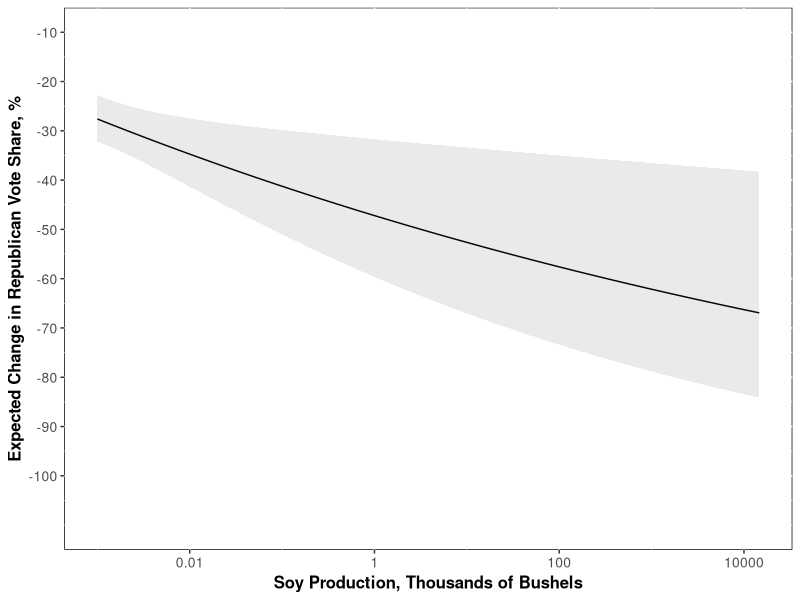

Here is the R script that generated this plot:
## ---- chunk 1
knitr::opts_chunk$set(echo = TRUE,message = FALSE,warning = FALSE,fig.cap = "...")
## ---- chunk 2
rm(list=ls())
trumpilot<-read.csv("soydata.csv", header=TRUE)
## Generate measure of vote shift
trumpilot$votech <- with(trumpilot, log(as.numeric(Rep18)*as.numeric(Dem16)/(as.numeric(Rep16)*as.numeric(Dem18))))
trumpilot<-subset(trumpilot, is.finite(votech)) #Do we want to throw out all cases in which a major party candidate ran unopposed by the other major party candidate?

## Generate state variable for state fixed effects
trumpilot$statefips <- as.factor(floor(trumpilot$FIPS/1000))
trumpilot$soyval<-with(trumpilot, 100*sales_USD/(GDP2012*1000))
trumpilot$soyval[is.na(trumpilot$soyval)]<-0


## ---- chunk 3

## All counties, predicted using soybeans production in bushels:
summary(lm(data = trumpilot, votech ~ prod_bush))
summary(lm(data = trumpilot, votech ~ log(1 + prod_bush))) 
summary(lm(data = trumpilot, votech ~ statefips + prod_bush))
summary(lm(data = trumpilot, votech ~ statefips + log(1 + prod_bush)))

## All counties, predicted using soybeans sales, USD:
summary(lm(data = trumpilot, votech ~ sales_USD))
summary(lm(data = trumpilot, votech ~ log(1 + sales_USD)))
summary(lm(data = trumpilot, votech ~ statefips + sales_USD))
summary(lm(data = trumpilot, votech ~ statefips + log(1 + sales_USD)))

## All counties, predicted using soybeans area, acres:
summary(lm(data = trumpilot, votech ~ soyarea))
summary(lm(data = trumpilot, votech ~ log(1 + soyarea)))
summary(lm(data = trumpilot, votech ~ statefips + soyarea))
summary(lm(data = trumpilot, votech ~ statefips + log(1 + soyarea)))


## All counties, predicted using percent of county GDP from soybeans
summary(lm(data = trumpilot, votech ~ soyval))
summary(lm(data = trumpilot, votech ~ log(1 + soyval)))
summary(lm(data = trumpilot, votech ~ statefips + soyval))
summary(lm(data = trumpilot, votech ~ statefips + log(1 + soyval)))

## Counties not split between House districts, predicted using soybeans production in bushels:
summary(lm(data = subset(trumpilot, is.finite(votech) & Splitflag == 0), votech ~ prod_bush))
summary(lm(data = subset(trumpilot, is.finite(votech) & Splitflag == 0), votech ~ log(1 + prod_bush)))
summary(lm(data = subset(trumpilot, is.finite(votech) & Splitflag == 0), votech ~ statefips + prod_bush))
summary(lm(data = subset(trumpilot, is.finite(votech) & Splitflag == 0), votech ~ statefips + log(1 + prod_bush)))

## Counties not split between House districts, predicted using soybeans sales, USD:
summary(lm(data = subset(trumpilot, is.finite(votech) & Splitflag == 0), votech ~ sales_USD))
summary(lm(data = subset(trumpilot, is.finite(votech) & Splitflag == 0), votech ~ log(1 + sales_USD)))
summary(lm(data = subset(trumpilot, is.finite(votech) & Splitflag == 0), votech ~ statefips + sales_USD))
summary(lm(data = subset(trumpilot, is.finite(votech) & Splitflag == 0), votech ~ statefips + log(1 + sales_USD)))

## Counties not split between House districts, predicted using soybeans area, acres:
summary(lm(data = subset(trumpilot, is.finite(votech) & Splitflag == 0), votech ~ sales_USD))
summary(lm(data = subset(trumpilot, is.finite(votech) & Splitflag == 0), votech ~ log(1 + sales_USD)))
summary(lm(data = subset(trumpilot, is.finite(votech) & Splitflag == 0), votech ~ statefips + sales_USD))
summary(lm(data = subset(trumpilot, is.finite(votech) & Splitflag == 0), votech ~ statefips + log(1 + sales_USD)))


## Counties not split between House districts, predicted using percent of county GDP from soybeans
summary(lm(data = subset(trumpilot, is.finite(votech) & Splitflag == 0), votech ~ soyval))
summary(lm(data = subset(trumpilot, is.finite(votech) & Splitflag == 0), votech ~ log(1 + soyval)))
summary(lm(data = subset(trumpilot, is.finite(votech) & Splitflag == 0), votech ~ statefips + soyval))
summary(lm(data = subset(trumpilot, is.finite(votech) & Splitflag == 0), votech ~ statefips + log(1 + soyval)))

## Counties not split between House districts, predicted using percent of county area used for soybean planting
summary(lm(data = subset(trumpilot, is.finite(votech) & Splitflag == 0), votech ~ soyarea))
summary(lm(data = subset(trumpilot, is.finite(votech) & Splitflag == 0), votech ~ log(1 + soyarea)))
summary(lm(data = subset(trumpilot, is.finite(votech) & Splitflag == 0), votech ~ statefips + soyarea))
summary(lm(data = subset(trumpilot, is.finite(votech) & Splitflag == 0), votech ~ statefips + log(1 + soyarea)))

## ---- chunk 4
## All counties:
summary(lm(data = trumpilot, votech ~ prod_bush + log(GDP2015)+log(medinc1317)+perc_HS_GED+log(totpop1317)+urb2010+perclatino1317+trumpmarg))
summary(lm(data = trumpilot, votech ~ sales_USD+ log(GDP2015)+log(medinc1317)+perc_HS_GED+log(totpop1317)+urb2010+perclatino1317+trumpmarg))
summary(lm(data = trumpilot, votech ~ soyarea + log(GDP2015)+log(medinc1317)+perc_HS_GED+log(totpop1317)+urb2010+perclatino1317+trumpmarg))
summary(lm(data = trumpilot, votech ~ soyval + log(GDP2015)+log(medinc1317)+perc_HS_GED+log(totpop1317)+urb2010+perclatino1317+trumpmarg))


## Counties not split between House districts
summary(lm(data = trumpilot[trumpilot$Splitflag==0,],votech ~ prod_bush+log(GDP2015)+log(medinc1317)+perc_HS_GED+log(totpop1317)+urb2010+perclatino1317+trumpmarg))
summary(lm(data = trumpilot[trumpilot$Splitflag==0,], votech ~ sales_USD+ log(GDP2015)+log(medinc1317)+perc_HS_GED+log(totpop1317)+urb2010+perclatino1317+trumpmarg))
summary(lm(data = trumpilot[trumpilot$Splitflag==0,], votech ~ soyarea+ log(GDP2015)+log(medinc1317)+perc_HS_GED+log(totpop1317)+urb2010+perclatino1317+trumpmarg))
summary(lm(data = trumpilot[trumpilot$Splitflag==0,], votech ~ soyval+ log(GDP2015)+log(medinc1317)+perc_HS_GED+log(totpop1317)+urb2010+perclatino1317+trumpmarg))


#With fixed effects:
summary(lm(data = trumpilot[trumpilot$Splitflag==0,], votech ~ statefips + prod_bush+log(GDP2015)+log(medinc1317)+perc_HS_GED+log(totpop1317)+urb2010+perclatino1317+trumpmarg))
summary(lm(data = trumpilot[trumpilot$Splitflag==0,], votech ~ statefips + sales_USD+ log(GDP2015)+log(medinc1317)+perc_HS_GED+log(totpop1317)+urb2010+perclatino1317+trumpmarg))
summary(lm(data = trumpilot[trumpilot$Splitflag==0,], votech ~ statefips + soyarea+ log(GDP2015)+log(medinc1317)+perc_HS_GED+log(totpop1317)+urb2010+perclatino1317+trumpmarg))
summary(lm(data = trumpilot[trumpilot$Splitflag==0,], votech ~ statefips + soyval+ log(GDP2015)+log(medinc1317)+perc_HS_GED+log(totpop1317)+urb2010+perclatino1317+trumpmarg))

## Counties not split between House districts, predicted using percent of county area used for soybean planting
summary(lm(data = trumpilot[trumpilot$Splitflag==0,], votech ~ prod_bush+ log(GDP2015)+log(medinc1317)+perc_HS_GED+log(totpop1317)+urb2010+perclatino1317+trumpmarg))
summary(lm(data = trumpilot[trumpilot$Splitflag==0,], votech ~ sales_USD+ log(GDP2015)+log(medinc1317)+perc_HS_GED+log(totpop1317)+urb2010+perclatino1317+trumpmarg))
summary(lm(data = trumpilot[trumpilot$Splitflag==0,], votech ~ soyarea+ log(GDP2015)+log(medinc1317)+perc_HS_GED+log(totpop1317)+urb2010+perclatino1317+trumpmarg))
summary(lm(data = trumpilot[trumpilot$Splitflag==0,], votech ~ soyval+ log(GDP2015)+log(medinc1317)+perc_HS_GED+log(totpop1317)+urb2010+perclatino1317+trumpmarg))

#With Fixed Effects:
summary(lm(data = trumpilot[trumpilot$Splitflag==0,], votech ~ statefips + prod_bush+ log(GDP2015)+log(medinc1317)+perc_HS_GED+log(totpop1317)+urb2010+perclatino1317+trumpmarg))
summary(lm(data = trumpilot[trumpilot$Splitflag==0,], votech ~ statefips + sales_USD+ log(GDP2015)+log(medinc1317)+perc_HS_GED+log(totpop1317)+urb2010+perclatino1317+trumpmarg))
summary(lm(data = trumpilot[trumpilot$Splitflag==0,], votech ~ statefips + soyarea+ log(GDP2015)+log(medinc1317)+perc_HS_GED+log(totpop1317)+urb2010+perclatino1317+trumpmarg))
summary(lm(data = trumpilot[trumpilot$Splitflag==0,], votech ~ statefips + soyval+ log(GDP2015)+log(medinc1317)+perc_HS_GED+log(totpop1317)+urb2010+perclatino1317+trumpmarg))

## ---- chunk 5
library(tidyverse)
library(magrittr)
center<-function(myvar){
  (myvar-mean(myvar, na.rm=TRUE))
}

tr_cr<-trumpilot %>% 
  select(sales_USD,soyval,soyarea,prod_bush, GDP2015, stateGDP, medinc1317,perc_HS_GED, totpop1317,urb2010,perclatino1317,trumpmarg)  %>% 
  mutate(ln_GDP2015=log(GDP2015/1000), ln_stateGDP=log(stateGDP/1000000), ln_inc=log(medinc1317/1000), ln_pop=log(totpop1317/1000), perclatino1317=perclatino1317*100,perc_HS_GED=perc_HS_GED*100,sales_USD=sales_USD/100000, soyarea=soyarea/640,prod_bush=prod_bush/1000000, ln_sales_USD=log(sales_USD/100000+1), ln_soyval=log(soyval+1), ln_soyarea=log(soyarea/640+1), ln_prod_bush=log(prod_bush+1)) 

tr_cr<-do.call(cbind,lapply(tr_cr,center))
newnames<-paste(names(as.data.frame(tr_cr)),"_cr",sep="")
colnames(tr_cr)<-newnames


trumpilot1<-cbind.data.frame(subset(trumpilot, select=c("statefips","state","county","Dist","Splitflag","votech")),tr_cr)

## ---- chunk 6
library(lme4)
## All counties, predicted using bushels:
summary(m1_full<-lmer(data = trumpilot1, votech ~ ln_prod_bush_cr + ln_GDP2015_cr+perc_HS_GED_cr+ln_pop_cr+urb2010_cr+perclatino1317_cr+trumpmarg_cr + (1  | statefips)))
summary(m2_full<-lmer(data = trumpilot1, votech ~ ln_soyval_cr + ln_GDP2015_cr+perc_HS_GED_cr+ln_pop_cr+urb2010_cr+perclatino1317_cr+trumpmarg_cr + (1  | statefips)))


summary(lmer(data = trumpilot1, votech ~ ln_sales_USD_cr + ln_GDP2015_cr+perc_HS_GED_cr+ln_pop_cr+urb2010_cr+perclatino1317_cr+trumpmarg_cr + (1  | statefips)))
summary(lmer(data = trumpilot1, votech ~ ln_soyarea_cr + ln_GDP2015_cr+perc_HS_GED_cr+ln_pop_cr+urb2010_cr+perclatino1317_cr+trumpmarg_cr + (1  | statefips)))

## ---- chunk 7

center<-function(myvar){
  (myvar-mean(myvar, na.rm=TRUE))
}

tr_cr<-trumpilot %>% 
  filter(Splitflag==0) %>%
  select(sales_USD,soyval,soyarea,prod_bush, GDP2015, stateGDP, medinc1317,perc_HS_GED, totpop1317,urb2010,perclatino1317,trumpmarg)  %>% 
  mutate(ln_GDP2015=log(GDP2015/1000), ln_stateGDP=log(stateGDP/1000000), ln_inc=log(medinc1317/1000), ln_pop=log(totpop1317/1000),perclatino1317=perclatino1317*100,perc_HS_GED=perc_HS_GED*100,  sales_USD=sales_USD/100000, soyarea=soyarea/640,prod_bush=prod_bush/1000000, ln_sales_USD=log(sales_USD/100000+1), ln_soyval=log(soyval+1), ln_soyarea=log(soyarea/640+1), ln_prod_bush=log(prod_bush+1)) 

tr_cr<-do.call(cbind,lapply(tr_cr,center))
newnames<-paste(names(as.data.frame(tr_cr)),"_cr",sep="")
colnames(tr_cr)<-newnames


trumpilot2<-cbind.data.frame(subset(trumpilot[trumpilot$Splitflag==0,], select=c("statefips","state","county","Dist","votech")),tr_cr)

## ---- chunk 8
##Counties not split between House districts, predicted using percent of county GDP from soybeans
summary(m1<-lmer(data = trumpilot2, votech ~ ln_prod_bush_cr + ln_GDP2015_cr+perc_HS_GED_cr+ln_pop_cr+urb2010_cr+perclatino1317_cr+trumpmarg_cr + (1 | statefips)))
summary(m2<-lmer(data = trumpilot2, votech ~ soyval_cr + ln_GDP2015_cr+perc_HS_GED_cr+ln_pop_cr+urb2010_cr+perclatino1317_cr+trumpmarg_cr + (1 | statefips)))

summary(lmer(data = trumpilot2, votech ~ ln_sales_USD_cr + ln_GDP2015_cr+perc_HS_GED_cr+ln_pop_cr+urb2010_cr+perclatino1317_cr+trumpmarg_cr + (1 | statefips)))
summary(lmer(data = trumpilot2, votech ~ ln_soyarea_cr + ln_GDP2015_cr+perc_HS_GED_cr+ln_pop_cr+urb2010_cr+perclatino1317_cr+trumpmarg_cr + (1 | statefips)))


## ---- chunk 9
trumpilot2<-trumpilot2 %>% mutate(dist_state=as.factor(paste0(state,Dist)))

##Counties not split between House districts
summary(lmer(data = trumpilot2, votech ~ ln_prod_bush_cr + ln_GDP2015_cr+perc_HS_GED_cr+ln_pop_cr+urb2010_cr+perclatino1317_cr+trumpmarg_cr + (1 | statefips)+ (1 | dist_state)))
summary(lmer(data = trumpilot2, votech ~ ln_soyval_cr +ln_GDP2015_cr+perc_HS_GED_cr+ln_pop_cr+urb2010_cr+perclatino1317_cr+trumpmarg_cr + (1 | statefips)+ (1 | dist_state)))

summary(lmer(data = trumpilot2, votech ~ ln_sales_USD_cr + ln_GDP2015_cr+perc_HS_GED_cr+ln_pop_cr+urb2010_cr+perclatino1317_cr+trumpmarg_cr +   (1 | statefips)+(1 | dist_state)))
summary(lmer(data = trumpilot2, votech ~ ln_soyarea_cr + ln_GDP2015_cr+perc_HS_GED_cr+ln_pop_cr+urb2010_cr+perclatino1317_cr+trumpmarg_cr + (1 | statefips)+(1 | dist_state)))


## ---- chunk 10
coef(m1) #coef calculates state-specific intercepts as re+fe
fixef(m1) #main (average) effects
ranef(m1) #Random (state-level) intercepts
theme_set(theme_grey() + theme(panel.background = element_rect(fill = NA, color = 'black'))+ theme(axis.text=element_text(size=10),
					axis.title=element_text(size=12,face="bold")))



ln_prod_bush=seq(min(log(trumpilot$prod_bush+1), na.rm=TRUE),max(log(trumpilot$prod_bush+1), na.rm=TRUE), by=.1)
mycoef<-as.matrix(fixef(m1)[1:2])

mycov<-vcov(m1)
yhat<-cbind(1,ln_prod_bush)%*%mycoef
se_yhat<-sqrt(mycov[1,1]+(ln_prod_bush^2)*mycov[2,2]+2*ln_prod_bush*mycov[1,2])

mylabel<-1-yhat

p<-ggplot()+geom_line(aes(x=(exp(ln_prod_bush))/1000,y=exp(yhat)))+geom_ribbon(aes(x=(exp(ln_prod_bush))/1000, ymin=exp(yhat-2*se_yhat),ymax=exp(yhat+2*se_yhat)), alpha=.1) 
p + scale_y_continuous("Expected Change in Republican Vote Share, %", limits=c(0,1), breaks=seq(.1,1,.1), labels=seq(-100,-10,10))+scale_x_log10("Soy Production, Thousands of Bushels", breaks=c(0.01,1,100,10000), labels=c("0.01","1","100","10000"))
ggsave("fitted.pdf")


